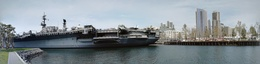
%> input picture midway.jpg, 260 x 64 px, shrunk from 6341 x 1561 before the run
$ octave Problem6.m   (GNU Octave 9; MATLAB toolbox functions it lacks are replaced by stand-ins)
%> lines starting %> are read from the running program, lines starting %| are printed output that depends on the picture
%> further down, im is the input picture: size 64x260x3 uint8; mean R, G, B 132.8, 141.6, 146.8
### energy_img.m
function [ energyImg ] = energy_img( im )
% compute the energy at each pixel using...
% the magnitude of the x and y gradients
% Input: im is color image
% Output: energyImg

% Transform im to gray image
grayimage = rgb2gray(im);
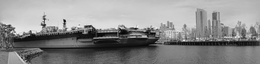
%> grayimage: size 64x260 uint8; min 0, max 249, mean 139.6

% Calculate dx and dy
[dx, dy] = imgradient(grayimage);
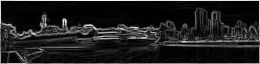
%> dx: size 64x260 double; min 0, max 828.2, mean 102.4; drawn with min black and max white
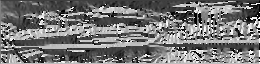
%> dy: size 64x260 double; min -180, max 179.9, mean -14.2; drawn with min black and max white
%%% [dx,dy] = imgradientxy(grayimage); %%%%
SumOfSquare = dx.^2 + dy.^2;
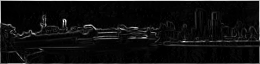
%> SumOfSquare: size 64x260 double; min 0, max 708260.8, mean 43367.6; drawn with min black and max white
energyImg = double(sqrt(SumOfSquare));
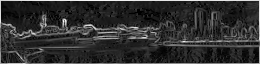
%> energyImg: size 64x260 double; min 0, max 841.6, mean 157.5; drawn with min black and max white
%> the run ends on the next line
end

### decrease_width.m
function [reducedColorImg,reducedEnergyImg] = decrease_width(im,energyImg)
%Input im: 3D uint8
%Input energyImg: double 2D
%Output reducedColorImg: 3D same as the input image but with ...
%its width reduced by one pixel
%Output reducedEnergyImg: double same as the input energyImg...
%but with its width reduced by one piexl

[length,width,height] = size(im);
%Initialize reducedColorImg with its width reduced by one pixel
M = zeros(length,width-1,height);%3D
%Get verticalSeam
cumulativeEnergyMap = cumulative_min_energy_map(energyImg,'VERTICAL');
verticalSeam = find_vertical_seam(cumulativeEnergyMap);
%view_seam(im,verticalSeam,'VERTICAL');

for i = 1:length
    j = verticalSeam(i);
    M(i,1:j-1,:) = im(i,1:j-1,:);
    M(i,j:width-1,:) = im(i,j+1:width,:);
end
reducedEnergyImg = energy_img(M);
reducedColorImg = uint8(M);
end

### cumulative_min_energy_map.m
function [ cumulativeEnergyMap ] = cumulative_min_energy_map(energyImg,seamDirection)
% compute minimum cumulative energy
% Input: energyImg--2D matrix of datatype double
% Input:seamDirection must be the strings ¡®HORIZONTAL¡¯...
% or ¡®VERTICAL¡¯
% Output: cumulativeEnergyMap--2D matrix of datatype double

% Initialize a new matrix
M = zeros(size(energyImg));
[rows, columns] = size(energyImg);
% HORIZONTAL or VERTICAL
if strcmp(seamDirection,'VERTICAL')
    M(1,:) = energyImg(1,:);
    for i = 2:rows
        for j = 1:columns
            if j == 1
                Mt = [M(i-1,j) M(i-1,j+1)];
            elseif j == columns
                Mt = [M(i-1,j-1) M(i-1,j)];
            else
                Mt = [M(i-1,j-1) M(i-1,j) M(i-1,j+1)];
            end
            M(i,j) = energyImg(i,j) + min(Mt);
        end
    end
elseif strcmp(seamDirection,'HORIZONTAL')
    M(:,1) = energyImg(:,1);
    for j = 2:columns
        for i = 1:rows
            if i == 1
                Mt = [M(i,j-1),M(i+1,j-1)];
            elseif i == rows
                Mt = [M(i,j-1),M(i-1,j-1)];
            else
                Mt = [M(i-1,j-1),M(i,j-1),M(i+1,j-1)];
            end
            M(i,j) = energyImg(i,j) + min(Mt);
        end
    end
else
    fprintf('Error: Invalid seamDirection');
end
cumulativeEnergyMap = M;
end

### find_vertical_seam.m
function [verticalSeam] = find_vertical_seam(cumulativeEnergyMap)
%compute the optimal vertical seam
%input:cumulativeEnergyMap a 2D matrix of datatype double
%output: verticalSeam a vector containing the...
%column indices of the pixels which form the seam for each row.
M = cumulativeEnergyMap;
[rows, columns] = size(M);
% Initialization
verticalSeam = [];
% index is the index of the minimum one
[~,index] = min(M(rows,:));
% Add the last column index
verticalSeam(rows) = index;

for r = rows-1:-1:1
    if index == 1
        [~,ind] = min([M(r,index), M(r,index+1)]);
        if ind ~= 1
            verticalSeam(r) = index+1;
            index = index+1;
        else
            verticalSeam(r) = index;
        end
    elseif index == columns
        [~, ind] = min([M(r,index-1), M(r,index)]);
        if ind ~= 1
            verticalSeam(r) = index;
        else
            verticalSeam(r) = index-1;
            index = index - 1;
        end

    else
        [~, ind] = min([M(r,index-1), M(r,index), M(r,index+1)]);
        if ind == 1
            verticalSeam(r) = index-1;
            index = index - 1;
        elseif ind == 2
            verticalSeam(r) = index;
        else
            verticalSeam(r) = index+1;
            index = index+1;
        end
    end
end
end

### Problem6.m
%Problem6
%%
clc;clf;clear all;
im = double(imread('midway.jpg'));
im = uint8(im);
%imshow(reducedColorImg);
energyImg = energy_img(im);
for i = 1:2000
    [im,~] = decrease_width(im,energyImg);
